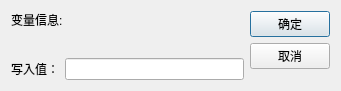
<?xml version="1.0" encoding="UTF-8"?>
<ui version="4.0">
 <class>GetRtdbWriteValueDialog</class>
 <widget class="QDialog" name="GetRtdbWriteValueDialog">
  <property name="geometry">
   <rect>
    <x>0</x>
    <y>0</y>
    <width>341</width>
    <height>91</height>
   </rect>
  </property>
  <property name="windowTitle">
   <string>写实时数据库</string>
  </property>
  <layout class="QHBoxLayout" name="horizontalLayout_2">
   <item>
    <layout class="QVBoxLayout" name="verticalLayout">
     <item>
      <widget class="QLabel" name="lblTagInfo">
       <property name="text">
        <string>变量信息:</string>
       </property>
       <property name="alignment">
        <set>Qt::AlignLeading|Qt::AlignLeft|Qt::AlignTop</set>
       </property>
      </widget>
     </item>
     <item>
      <layout class="QHBoxLayout" name="horizontalLayout">
       <item>
        <widget class="QLabel" name="label">
         <property name="text">
          <string>写入值：</string>
         </property>
        </widget>
       </item>
       <item>
        <widget class="QLineEdit" name="lineEditWriteValue"/>
       </item>
      </layout>
     </item>
    </layout>
   </item>
   <item>
    <layout class="QVBoxLayout" name="verticalLayout_2">
     <item>
      <widget class="QPushButton" name="btnOk">
       <property name="text">
        <string>确定</string>
       </property>
      </widget>
     </item>
     <item>
      <widget class="QPushButton" name="btnCancel">
       <property name="text">
        <string>取消</string>
       </property>
      </widget>
     </item>
     <item>
      <spacer name="verticalSpacer">
       <property name="orientation">
        <enum>Qt::Vertical</enum>
       </property>
       <property name="sizeHint" stdset="0">
        <size>
         <width>20</width>
         <height>40</height>
        </size>
       </property>
      </spacer>
     </item>
    </layout>
   </item>
  </layout>
 </widget>
 <resources/>
 <connections/>
</ui>
